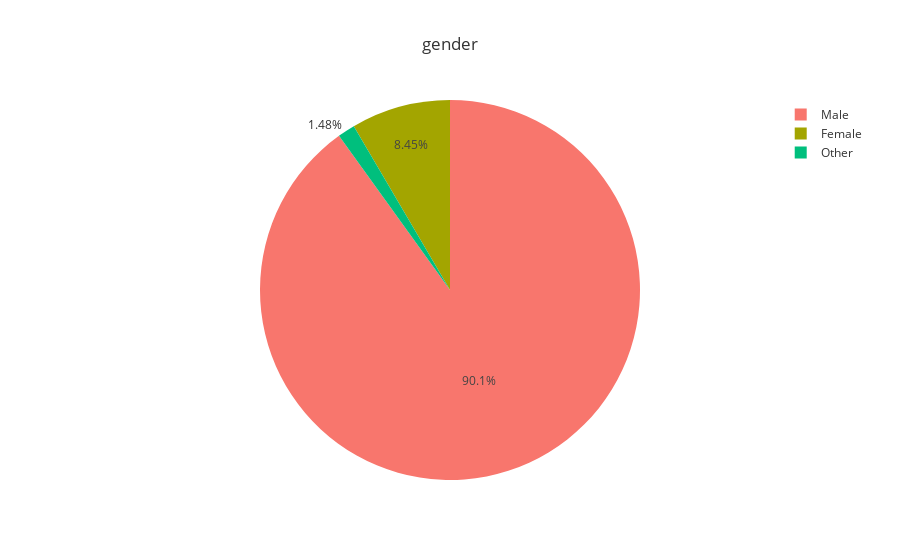

Write notebook code for a chart like this one.
### Code cell
print("Number of Missing Values: ", aug_train['gender'].isna().sum())
fig = px.pie(aug_train['gender'].value_counts(), values='gender', names = aug_train['gender'].value_counts().index,title = 'gender',template='ggplot2')
fig.show()

### Figure 1 — Plotly figure (JSON) as saved in the notebook; plotly's stock layout.template omitted (floating-point values rounded to 4 significant figures)
{"data": [{"domain": {"x": [0, 1], "y": [0, 1]}, "hovertemplate": "label=%{label}<br>gender=%{value}<extra></extra>", "labels": ["Male", "Female", "Other"], "legendgroup": "", "name": "", "showlegend": true, "type": "pie", "values": [1460, 137, 24]}], "layout": {"legend": {"tracegroupgap": 0}, "title": {"text": "gender"}}}
